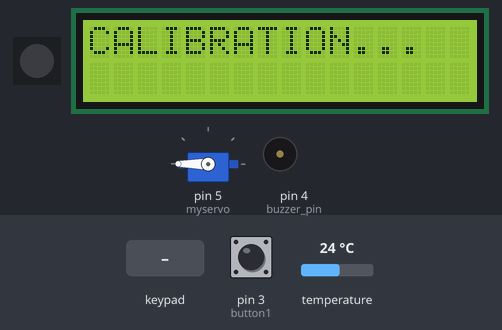
A sketch run on a simulated Arduino Mega 2560, built with avr-gcc and run on an emulated ATmega2560. On the bench: servo, 1 RGB LEDs in strip order, left to right, 16×2 character LCD, buzzer (waves = sounding, pin HIGH). Wiring (inferred from the names in the program): DS3231 clock at I2C address 0x68. The test bench sets the inputs (shaded band); at power-on: pin 3 (button1) HIGH, temperature 24 °C. The local clock reads 2024-03-15 10:24:30 at power-on unless the sketch sets it; what the sketch prints to the serial monitor is not drawn.

Above: at 0.6 s.
At 7.2 s:
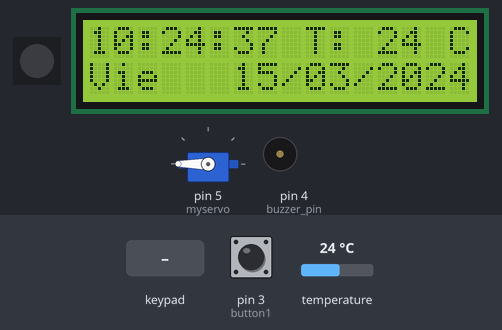
7.3 s: key '1' pressed
At 7.7 s:
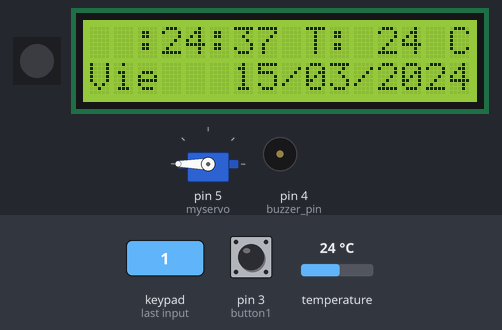
8.8 s: pin 3 (button1) pulled LOW for 0.15 s
Timing chart, 0 to 11.8 s (numbered marks = the images above; inputs shaded):
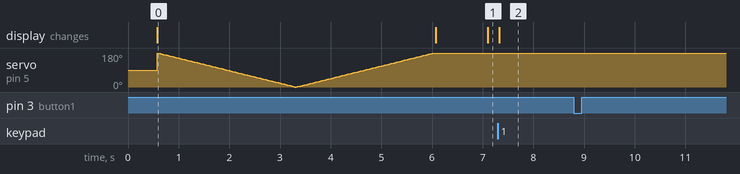

The sketch:

TygerSys_v0.6.ino
```cpp
/* Versión para LCD de dos líneas*/
#include <LiquidCrystal_I2C.h>
#include <TimerOne.h>
#include <Wire.h>
#include <Servo.h>
#include <Adafruit_NeoPixel.h>
#include <Keypad.h>

const int button1   = 3;                   // button1 pin number
const int button2   = 9;                   // button1 pin number
const int button3   = 10;                   // button1 pin number
const int buzzer_pin = 4;                   // Alarms pin number
const byte ROWS = 4;
const byte COLS = 1;
int pos = 0;    // variable to store the servo position
char hexaKeys[ROWS][COLS] = {
  {'2'},
  {'1'},
  {'4'},
  {'3'}
};

byte rowPins[ROWS] = { 41 , 43, 45 , 47};
byte colPins[COLS] = {33};
bool alarm1_status, alarm2_status;
//Buffers
char Time[]     = "  :  :   ",
     calendar[] = "        /  /20  ",
     alarm1[]   = "A1:   :  :00 ",
     alarm2[]   = "A2:   :  :00 ",
  temperature[] = "T:    C";
byte  i, second, minute, hour, day, date, month, year,
      alarm1_minute, alarm1_hour, alarm2_minute, alarm2_hour,
      status_reg;

LiquidCrystal_I2C lcd(0x27, 16, 2);
Servo myservo;
Adafruit_NeoPixel LED = Adafruit_NeoPixel(1,2, NEO_GRB + NEO_KHZ800);
Keypad customKeypad = Keypad(makeKeymap(hexaKeys), rowPins, colPins, ROWS, COLS);

void setup() {
  Wire.begin();
  pinMode(button1, INPUT_PULLUP);
 // pinMode(button2, INPUT_PULLUP);
 // pinMode(button3, INPUT_PULLUP);
  pinMode(buzzer_pin, OUTPUT);
  digitalWrite(buzzer_pin, LOW);
  myservo.attach(5);
  Serial.begin(9600);
  LED.begin();       // inicializacion de la tira
  LED.setBrightness(255); // Brillo de los LEDs
  LED.show();
  lcd.init();
  lcd.backlight();
  delay(500);
  lcd.setCursor(0, 0);
  lcd.print("CALIBRATION...");

  //Timer1.initialize(10000000);
  //Timer1.attachInterrupt(Alarm);
  //Interrupción por cambio de estado de pin
  attachInterrupt(digitalPinToInterrupt(button1), buttonISR, FALLING);
  for (pos = 180; pos >= 0; pos -= 1) { // goes from 180 degrees to 0 degrees
    myservo.write(pos);              // tell servo to go to position in variable 'pos'
    delay(15);                       // waits 15ms for the servo to reach the position
  }
  for (pos = 0; pos <= 180; pos += 1) { // goes from 0 degrees to 180 degrees
    // in steps of 1 degree
    myservo.write(pos);              // tell servo to go to position in variable 'pos'
    delay(15);                       // waits 15ms for the servo to reach the position
  }
  lcd.clear();
}
void buttonISR()
{
  /*
    When button is being used through external interrupts,
    parameter INTERRUPT must be passed to read() function
   */
  Serial.println("Button will be used through interrupts");
}
void loop() {
  char customKey = customKeypad.getKey();
  if(customKey == '1'){                    // If B1 button is pressed
      i = 0;
      hour   = edit(0, 0, hour);
      minute = edit(3, 0, minute);
      //while(digitalRead(button1));             // Wait until button B1 released
      while(true){
        while(customKey == '2'){           // If button B2 button is pressed
          day++;                                // Increment day of the week
          if(day > 7) day = 1;
          calendar_display();                   // Call display_calendar function
          lcd.setCursor(0, 1);
          lcd.print(calendar);                  // Display calendar
          delay(200);
        }
        lcd.setCursor(0, 1);
        lcd.print("      ");                       // Print 3 spaces
        Blink();
        lcd.setCursor(0, 1);
        lcd.print(calendar);                    // Print calendar
        Blink();                                // Call Blink function
        if(customKey == '1')               // If button B1 is pressed
          break;
      }
      date = edit(6, 1, date);                  // Edit date
      month = edit(9, 1, month);                // Edit month
      year = edit(14, 1, year);                 // Edit year
      // Convert decimal to BCD
      minute = ((minute / 10) << 4) + (minute % 10);
      hour = ((hour / 10) << 4) + (hour % 10);
      date = ((date / 10) << 4) + (date % 10);
      month = ((month / 10) << 4) + (month % 10);
      year = ((year / 10) << 4) + (year % 10);
      // End conversion
      // Write time & calendar data to DS3231 RTC
      Wire.beginTransmission(0x68);             // Start I2C protocol with DS3231 address
      Wire.write(0);                            // Send register address
      Wire.write(0);                            // Reset sesonds and start oscillator
      Wire.write(minute);                       // Write minute
      Wire.write(hour);                         // Write hour
      Wire.write(day);                          // Write day
      Wire.write(date);                         // Write date
      Wire.write(month);                        // Write month
      Wire.write(year);                         // Write year
      Wire.endTransmission();                   // Stop transmission and release the I2C bus
      delay(200);
    }
    if(customKey == '3'){                  // If B3 button is pressed
      while(customKey == '3');             // Wait until button B3 released
        /* Se visualizan las alarmas en lo que se editan*/
        lcd.setCursor(0, 0);
        lcd.print(alarm1);                            // Display alarm1
        lcd.setCursor(13, 0);
        if (alarm1_status)  lcd.print("ON ");        // If A1IE = 1 print 'ON'
        else                lcd.print("OFF");        // If A1IE = 0 print 'OFF'
        lcd.setCursor(0, 1);
        lcd.print(alarm2);                            // Display alarm2
        lcd.setCursor(13, 1);
        if (alarm2_status)  lcd.print("ON ");        // If A2IE = 1 print 'ON'
        else                lcd.print("OFF");        // If A2IE = 0 print 'OFF'
      i = 5;
      alarm1_hour   = edit(4,  0, alarm1_hour);
      alarm1_minute = edit(7,  0, alarm1_minute);
      alarm1_status = edit(13, 0, alarm1_status);
      i = 5;
      alarm2_hour   = edit(4,  1, alarm2_hour);
      alarm2_minute = edit(7,  1, alarm2_minute);
      alarm2_status = edit(13, 1, alarm2_status);
      alarm1_minute = ((alarm1_minute / 10) << 4) + (alarm1_minute % 10);
      alarm1_hour   = ((alarm1_hour   / 10) << 4) + (alarm1_hour % 10);
      alarm2_minute = ((alarm2_minute / 10) << 4) + (alarm2_minute % 10);
      alarm2_hour   = ((alarm2_hour   / 10) << 4) + (alarm2_hour % 10);
      // Write alarms data to DS3231
      Wire.beginTransmission(0x68);               // Start I2C protocol with DS3231 address
      Wire.write(7);                              // Send register address (alarm1 seconds)
      Wire.write(0);                              // Write 0 to alarm1 seconds
      Wire.write(alarm1_minute);                  // Write alarm1 minutes value to DS3231
      Wire.write(alarm1_hour);                    // Write alarm1 hours value to DS3231
      Wire.write(0x80);                           // Alarm1 when hours, minutes, and seconds match
      Wire.write(alarm2_minute);                  // Write alarm2 minutes value to DS3231
      Wire.write(alarm2_hour);                    // Write alarm2 hours value to DS3231
      Wire.write(0x80);                           // Alarm2 when hours and minutes match
      Wire.write(4 | alarm1_status | (alarm2_status << 1));      // Write data to DS3231 control register (enable interrupt when alarm)
      Wire.write(0);                              // Clear alarm flag bits
      Wire.endTransmission();                     // Stop transmission and release the I2C bus
      delay(200);                                 // Wait 200ms
    }
    if(customKey == '2' && digitalRead(buzzer_pin)){         // When button B2 pressed with alarm (Reset and turn OFF the alarm)
      LED.setPixelColor(0, 0, 0, 0);
      LED.show();// off
      digitalWrite(buzzer_pin, LOW);              // Turn OFF the alarm indicator
      Wire.beginTransmission(0x68);               // Start I2C protocol with DS3231 address
      Wire.write(0x0E);                           // Send register address (control register)
      // Write data to control register (Turn OFF the occurred alarm and keep the other as it is)
      Wire.write(4 | (!bitRead(status_reg, 0) & alarm1_status) | ((!bitRead(status_reg, 1) & alarm2_status) << 1));
      Wire.write(0);                              // Clear alarm flag bits
      Wire.endTransmission();                     // Stop transmission and release the I2C bus
    }
    DS3231_read();                                // Read time and calendar parameters from DS3231 RTC
    DS3231_display();                             // Display time & calendar
    alarms_read_display();                        // Read and display alarms parameters
    delay(50);                                    // Wait 50ms
    Alarm();
}
// End of LOOP

void Alarm() {
  if (alarm1_status || alarm2_status){
    if( second == 0 && hour == alarm1_hour && minute == alarm1_minute ){
        lcd.clear();
        digitalWrite(buzzer_pin, HIGH);
        delay(500);
        digitalWrite(buzzer_pin, LOW);
        delay(500);
        digitalWrite(buzzer_pin, HIGH);
        delay(500);
        digitalWrite(buzzer_pin, LOW);
        lcd.setCursor(0, 0);
        lcd.print("COMIDA!");
        for (pos = 180; pos >= 0; pos -= 1) { // goes from 180 degrees to 0 degrees
          LED.setPixelColor(0, 0, 255, 0);
          LED.show(); // GREEN
          myservo.write(pos);              // tell servo to go to position in variable 'pos'
          delay(15);                       // waits 15ms for the servo to reach the position
         }
        for (pos = 0; pos <= 180; pos += 1) { // goes from 0 degrees to 180 degrees
          // in steps of 1 degree
          myservo.write(pos);              // tell servo to go to position in variable 'pos'
          delay(15);                       // waits 15ms for the servo to reach the position
          LED.setPixelColor(0, 255, 0, 0);
          LED.show(); // RED
        }
        lcd.clear();
        LED.setPixelColor(0, 0, 0, 0);
        LED.show(); // off
    }
    if( second == 0 && hour == alarm2_hour && minute == alarm2_minute ){
       digitalWrite(buzzer_pin, HIGH);
    }
  }
}

void DS3231_read() {                            // Function to read time & calendar data
  Wire.beginTransmission(0x68);                 // Start I2C protocol with DS3231 address
  Wire.write(0);                                // Send register address
  Wire.endTransmission(false);                  // I2C restart
  Wire.requestFrom(0x68, 7);                    // Request 7 bytes from DS3231 and release I2C bus at end of reading
  second = Wire.read();                         // Read seconds from register 0
  minute = Wire.read();                         // Read minuts from register 1
  hour   = Wire.read();                         // Read hour from register 2
  day    = Wire.read();                         // Read day from register 3
  date   = Wire.read();                         // Read date from register 4
  month  = Wire.read();                         // Read month from register 5
  year   = Wire.read();                         // Read year from register 6
}

void alarms_read_display() {                    // Function to read and display alarm1, alarm2 and temperature data
  char customKey = customKeypad.getKey();
  byte control_reg, temperature_lsb;
  char temperature_msb;
  Wire.beginTransmission(0x68);                 // Start I2C protocol with DS3231 address
  Wire.write(0x08);                             // Send register address
  Wire.endTransmission(false);                  // I2C restart
  Wire.requestFrom(0x68, 11);                   // Request 11 bytes from DS3231 and release I2C bus at end of reading
  alarm1_minute = Wire.read();                  // Read alarm1 minutes
  alarm1_hour   = Wire.read();                  // Read alarm1 hours
  Wire.read();                                  // Skip alarm1 day/date register
  alarm2_minute = Wire.read();                  // Read alarm2 minutes
  alarm2_hour   = Wire.read();                  // Read alarm2 hours
  Wire.read();                                  // Skip alarm2 day/date register
  control_reg = Wire.read();                    // Read the DS3231 control register
  status_reg  = Wire.read();                    // Read the DS3231 status register
  Wire.read();                                  // Skip aging offset register
  temperature_msb = Wire.read();                // Read temperature MSB
  temperature_lsb = Wire.read();                // Read temperature LSB
  // Convert BCD to decimal
  alarm1_minute = (alarm1_minute >> 4) * 10 + (alarm1_minute & 0x0F);
  alarm1_hour   = (alarm1_hour   >> 4) * 10 + (alarm1_hour & 0x0F);
  alarm2_minute = (alarm2_minute >> 4) * 10 + (alarm2_minute & 0x0F);
  alarm2_hour   = (alarm2_hour   >> 4) * 10 + (alarm2_hour & 0x0F);
 // Convert decimal to ASCII
  alarm1[8]     = alarm1_minute % 10  + 48;
  alarm1[7]     = alarm1_minute / 10  + 48;
  alarm1[5]     = alarm1_hour   % 10  + 48;
  alarm1[4]     = alarm1_hour   / 10  + 48;
  alarm2[8]     = alarm2_minute % 10  + 48;
  alarm2[7]     = alarm2_minute / 10  + 48;
  alarm2[5]     = alarm2_hour   % 10  + 48;
  alarm2[4]     = alarm2_hour   / 10  + 48;
  alarm1_status = bitRead(control_reg, 0);      // Read alarm1 interrupt enable bit (A1IE) from DS3231 control register
  alarm2_status = bitRead(control_reg, 1);      // Read alarm2 interrupt enable bit (A2IE) from DS3231 control register
  /*Control de la temperatura*/
  if (temperature_msb < 0) {
    temperature_msb = abs(temperature_msb);
    temperature[2] = '-';
  } else temperature[2] = ' ';
  temperature_lsb >>= 6;
  temperature[4] = temperature_msb % 10  + 48;  // unidades
  temperature[3] = temperature_msb / 10  + 48;  // decenas
  /* Por cuestiones de espacio no tratar LSB de la temperatura*/
  //temperature[5]  = 223;                        // Put the degree symbol
  lcd.setCursor(9, 0);
  lcd.print(temperature);                       // Display temperature
  while(customKey == '2'){                 // wait press button 2, display alarms
   while(true){
    lcd.setCursor(0, 0);
    lcd.print(alarm1);                            // Display alarm1
    lcd.setCursor(13, 0);
     if (alarm1_status)  lcd.print("ON ");        // If A1IE = 1 print 'ON'
     else                lcd.print("OFF");        // If A1IE = 0 print 'OFF'
    lcd.setCursor(0, 1);
    lcd.print(alarm2);                            // Display alarm2
    lcd.setCursor(13, 1);
     if (alarm2_status)  lcd.print("ON ");        // If A2IE = 1 print 'ON'
     else                lcd.print("OFF");        // If A2IE = 0 print 'OFF'
    if(customKey == '2') break;               // If button B2 is free, return display time/calendar
   }
 }
}
void calendar_display() {                       // Function to display calendar
  switch (day) {
    case 1:  strcpy(calendar, "Dom     /  /20  "); break;
    case 2:  strcpy(calendar, "Lun     /  /20  "); break;
    case 3:  strcpy(calendar, "Mar     /  /20  "); break;
    case 4:  strcpy(calendar, "Mie     /  /20  "); break;
    case 5:  strcpy(calendar, "Jue     /  /20  "); break;
    case 6:  strcpy(calendar, "Vie     /  /20  "); break;
    case 7:  strcpy(calendar, "Sab     /  /20  "); break;
    default: strcpy(calendar, "Sab     /  /20  ");
  }
  calendar[15] = year  % 10 + 48;
  calendar[14] = year  / 10 + 48;
  calendar[10]  = month % 10 + 48;
  calendar[9]  = month / 10 + 48;
  calendar[7]  = date  % 10 + 48;
  calendar[6]  = date  / 10 + 48;
  calendar[5]  = ' ';
  calendar[4]  = ' ';
  lcd.setCursor(0, 1);
  lcd.print(calendar);                          // Display calendar
}
void DS3231_display() {
  // Convert BCD to decimal
  second = (second >> 4) * 10 + (second & 0x0F);
  minute = (minute >> 4) * 10 + (minute & 0x0F);
  hour = (hour >> 4) * 10 + (hour & 0x0F);
  date = (date >> 4) * 10 + (date & 0x0F);
  month = (month >> 4) * 10 + (month & 0x0F);
  year = (year >> 4) * 10 + (year & 0x0F);
  Time[7]     = second % 10  + 48;
  Time[6]     = second / 10  + 48;
  Time[4]     = minute % 10  + 48;
  Time[3]     = minute / 10  + 48;
  Time[1]     = hour   % 10  + 48;
  Time[0]     = hour   / 10  + 48;
  calendar_display();                           // Call calendar display function
  lcd.setCursor(0, 0);
  lcd.print(Time);                              // Display time
}
void Blink() {
  char customKey = customKeypad.getKey();
  byte j = 0;
  while( (j < 10 && (customKey != '1')) || (i >= 5)
          && (customKey != '2') && (customKey != '3') || i < 5) {
    j++;
    delay(25);
  }
}
byte edit(byte x, byte y, byte parameter){
  char customKey = customKeypad.getKey();
  char text[3];
  while((customKey == '1') || (customKey == '3'));    // Wait until button B1 is released
  while(true){
    while((customKey == '2')){                           // If button B2 is pressed
      parameter++;
      if(((i == 0) || (i == 5)) && parameter > 23)          // If hours > 23 ==> hours = 0 (Time|alarms)
        parameter = 0;
      if(((i == 1) || (i == 6)) && parameter > 59)          // If minutes > 59 ==> minutes = 0 (Time|alarms)
        parameter = 0;
      if(i == 2 && parameter > 31)                          // If date > 31 ==> date = 1
        parameter = 1;
      if(i == 3 && parameter > 12)                          // If month > 12 ==> month = 1
        parameter = 1;
      if(i == 4 && parameter > 99)                          // If year > 99 ==> year = 0
        parameter = 0;
      if(i == 7 && parameter > 1)                           // For alarms ON or OFF (1: alarm ON, 0: alarm OFF)
        parameter = 0;
      lcd.setCursor(x, y);
      if(i == 7){                                           // For alarms print ON  or OFF
        if(parameter == 1)  lcd.print("ON ");
        else                lcd.print("OFF");
      }
      else{
        sprintf(text,"%02u", parameter);
        lcd.print(text);
      }
      delay(200);                               // Wait 200ms
    }
    lcd.setCursor(x, y);
    lcd.print("  ");                            // Print two spaces
      if(i == 7) lcd.print(" ");                // Print space (just for alarms ON & OFF)
    Blink();                                    // Call Blink function
    lcd.setCursor(x, y);
      if(i == 7){                               // For alarms ON & OFF
        if(parameter == 1)  lcd.print("ON ");
        else                lcd.print("OFF");
      }else{
          sprintf(text,"%02u", parameter);
          lcd.print(text);
        }
    Blink();
    if( ((customKey == '1') && i < 5 ) || ((customKey == '3') && i >= 5)){
      i++;                                      // Increment 'i' for the next parameter
      return parameter;                         // Return parameter value and exit
    }
  }
}
```

Measured:
- after the input at 7.3 s, the display: changes at once (image 2)
- after the input at 8.8 s, every drawn part: stays the same
